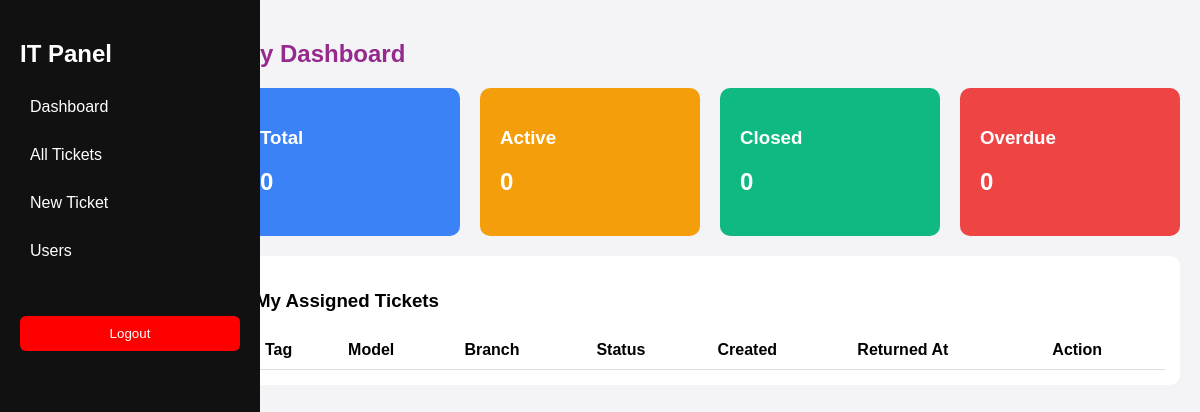
/frontend/pages/user-dashboard.php (signed in), run on an earlier commit of the app's database.
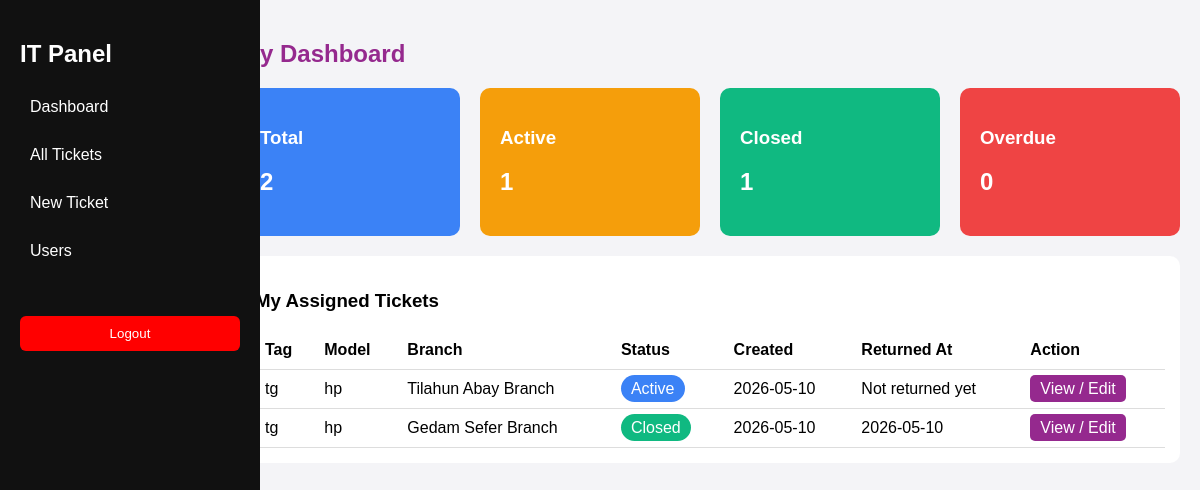
And on a later commit of the database.
### tables this page shows
CREATE TABLE `tickets` (
  `id` int(11) NOT NULL,
  `serialNumber` varchar(100) DEFAULT NULL,
  `tagNumber` varchar(100) DEFAULT NULL,
  `pcModel` varchar(100) DEFAULT NULL,
  `hardwareType` varchar(100) DEFAULT NULL,
  `branch` varchar(100) DEFAULT NULL,
  `status` varchar(20) NOT NULL DEFAULT 'Active',
  `priority` enum('Low','Medium','High','Critical') DEFAULT 'Medium',
  `issue` text DEFAULT NULL,
  `resolution` text DEFAULT NULL,
  `assigned_to` int(11) DEFAULT NULL,
  `created_by` int(11) NOT NULL,
  `due_date` date DEFAULT NULL,
  `created_at` timestamp NOT NULL DEFAULT current_timestamp(),
  `updated_at` timestamp NOT NULL DEFAULT current_timestamp() ON UPDATE current_timestamp(),
  `phone` varchar(30) DEFAULT NULL,
  `broughtBy` varchar(100) DEFAULT NULL,
  `slaDays` int(11) DEFAULT 3,
  `returnedBy` varchar(100) DEFAULT NULL,
  `returnedPerson` varchar(100) DEFAULT NULL,
  `maintenanceType` varchar(255) DEFAULT NULL,
  `maintenanceNotes` text DEFAULT NULL,
  `maintenanceReasonNotDone` text DEFAULT NULL,
  `returned_at` datetime DEFAULT NULL
);

### frontend/pages/user-dashboard.php (the view, shortened to what this page needs)
<?php
include "../includes/header.php";
include "../includes/sidebar.php";
require_once $_SERVER['DOCUMENT_ROOT'] . "/projects/PC_STATUS/config/db.php";
$user = $_SESSION['user'] ?? null;
$userId = $user['id'];
?>
<div style="margin-left:220px; padding:20px; background:#f4f4f7; min-height:100vh;">
<h2 style="color:#95298e;">My Dashboard</h2>
<?php
$stmt = $conn->prepare("
    SELECT * FROM tickets
    WHERE assigned_to = ?
    ORDER BY id DESC
");
$stmt->bind_param("i", $userId);
$stmt->execute();
$result = $stmt->get_result();
$tickets = [];
while ($row = $result->fetch_assoc()) {
    $tickets[] = $row;
}
$total = count($tickets);
$closed = 0;
$active = 0;
$overdue = 0;
foreach ($tickets as $t) {
    if ($t['status'] === 'Closed') {
        $closed++;
    } else {
        $active++;
    }
}
?>
<div style="display:flex; gap:20px; flex-wrap:wrap; margin-bottom:20px;">
<div style="background:#3b82f6;color:white;padding:20px;border-radius:10px;flex:1;">
<h3>Total</h3>
<h2><?= $total ?></h2>
</div>
<div style="background:#f59e0b;color:white;padding:20px;border-radius:10px;flex:1;">
<h3>Active</h3>
<h2><?= $active ?></h2>
</div>
<div style="background:#10b981;color:white;padding:20px;border-radius:10px;flex:1;">
<h3>Closed</h3>
<h2><?= $closed ?></h2>
</div>
<div style="background:#ef4444;color:white;padding:20px;border-radius:10px;flex:1;">
<h3>Overdue</h3>
<h2><?= $overdue ?></h2>
</div>
</div>
<div style="background:white;padding:15px;border-radius:10px;">
<h3>My Assigned Tickets</h3>
<table style="width:100%;border-collapse:collapse;">
<thead>
<tr style="text-align:left;border-bottom:1px solid #ddd;">
    <th>Tag</th>
    <th>Model</th>
    <th>Branch</th>
    <th>Status</th>
    <th>Created</th>
    <th>Returned At</th>
    <th>Action</th>
</tr>
</thead>
<tbody>
<?php foreach ($tickets as $t): ?>
<?php
$created = strtotime($t['created_at']);
$days = (time() - $created) / (60 * 60 * 24);
$isOverdue = ($days > 7 && $t['status'] !== 'Closed');
?>
<tr style="<?= $isOverdue ? 'background:#ffe4e6;' : '' ?>">
    <td><?= $t['tagNumber'] ?></td>
    <td><?= $t['pcModel'] ?></td>
    <td><?= $t['branch'] ?></td>
    <td>
        <span style="
            padding:5px 10px;
            border-radius:20px;
            color:white;
            background:
                <?= $t['status']=='Closed'?'#10b981':($t['status']=='Active'?'#3b82f6':'#f59e0b') ?>
        ">
            <?= $t['status'] ?>
        </span>
    </td>
    <td><?= date("Y-m-d", strtotime($t['created_at'])) ?></td>
    <td>
        <?= !empty($t['returned_at'])
            ? date("Y-m-d", strtotime($t['returned_at']))
            : "Not returned yet"
        ?>
    </td>
    <td>
        <a href="/projects/PC_STATUS/frontend/pages/ticket-view.php?id=<?= $t['id'] ?>"
           style="background:#95298e;color:white;padding:5px 10px;border-radius:5px;text-decoration:none;">
           View / Edit
        </a>
    </td>
</tr>
<?php endforeach; ?>
</tbody>
</table>
</div>
</div>
<?php include "../includes/footer.php"; ?>

### frontend/includes/header.php (shortened to what this page needs)
<!DOCTYPE html>
<html>
<head>
    <link rel="stylesheet" href="../assets/css/style.css">
</head>
<body></body>

### frontend/includes/sidebar.php (shortened to what this page needs)
<?php
$user = $_SESSION['user'] ?? null;
$role = $user['role'];
?>
<div class="sidebar">
    <h2>IT Panel</h2>
    <?php if ($role === "admin" || $role === "super_admin"): ?>
        <a href="/projects/PC_STATUS/frontend/pages/dashboard.php">
            Dashboard
        </a>
        <a href="/projects/PC_STATUS/frontend/pages/tickets.php">
            All Tickets
        </a>
        <a href="/projects/PC_STATUS/frontend/pages/create-tickets.php">
            New Ticket
        </a>
        <?php if ($role === "super_admin"): ?>
            <a href="/projects/PC_STATUS/frontend/pages/users.php">
                Users
            </a>
        <?php endif; ?>
    <?php endif; ?>
    <br><br>
    <form method="POST" action="/projects/PC_STATUS/backend/api/auth/logout.php">
        <button class="logout-btn">Logout</button>
    </form>
</div>

### frontend/assets/css/style.css (style rules this page uses)
body { margin: 0; font-family: Arial; background: #f4f6fb; }
.sidebar { width: 240px; height: 100vh; position: fixed; background: #4c1d95; color: white; padding: 20px; }
.sidebar a { display: block; color: white; text-decoration: none; padding: 10px; margin: 5px 0; border-radius: 6px; }
table { width: 100%; border-collapse: collapse; background: white; }
th, td { padding: 10px; border-bottom: 1px solid #ddd; }

### frontend/includes/sidebar.php (style rules this page uses)
.sidebar { width: 220px; min-height: 100vh; background: #111; color: white; padding: 20px; position: fixed; top: 0; left: 0; }
.sidebar h2 { margin-bottom: 20px; }
.sidebar a { display: block; padding: 10px; border-radius: 6px; text-decoration: none; color: white; margin-bottom: 10px; }
.logout-btn { width: 100%; padding: 10px; background: red; color: white; border: none; border-radius: 6px; }

What changed in the data, as far as the page shows it:
added tickets: tagNumber "tg", pcModel "hp", branch "Tilahun Abay Branch", status "Active", created_at "2026-05-10", shows "Not returned yet"
added tickets: tagNumber "tg", pcModel "hp", branch "Gedam Sefer Branch", status "Closed", created_at "2026-05-10", returned_at "2026-05-10"
Also different on the page:
$total: "0" → "2"
$active: "0" → "1"
$closed: "0" → "1"
